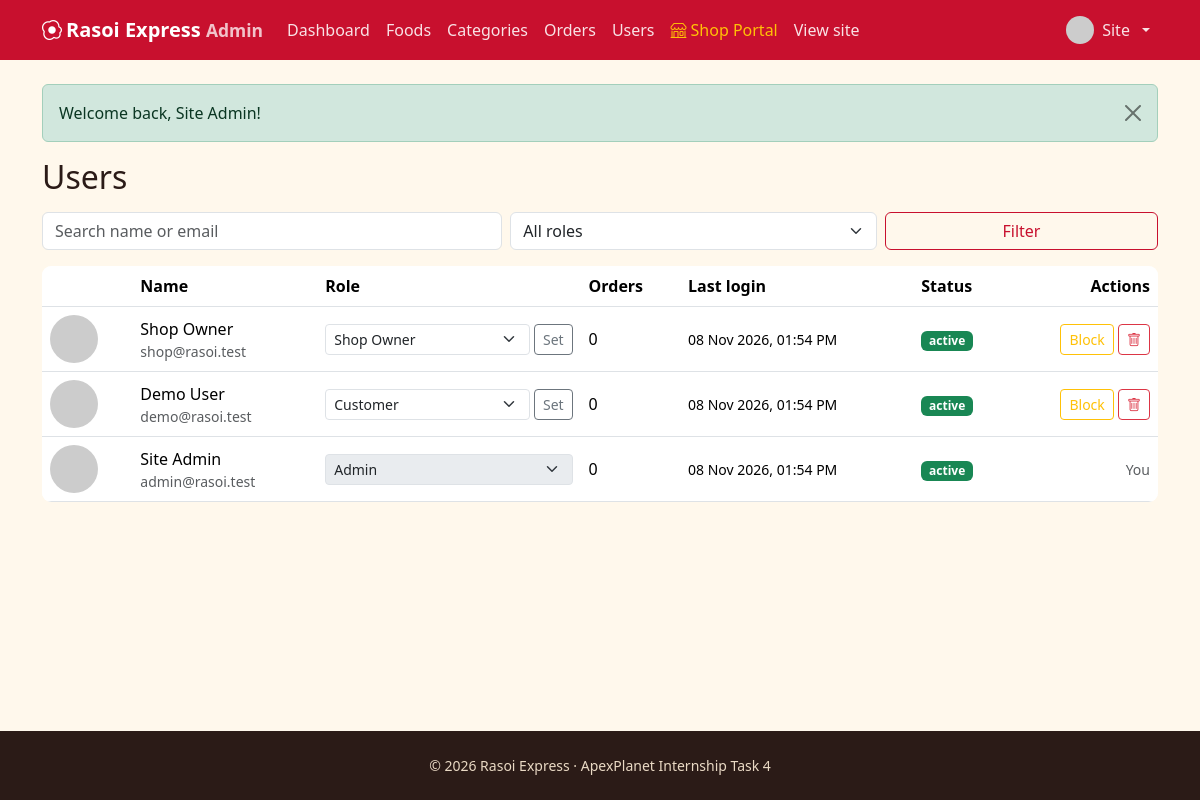
The page /admin/users.php (signed in) on the database its author committed.
### tables this page shows
CREATE TABLE users (
  id INT UNSIGNED AUTO_INCREMENT PRIMARY KEY,
  name VARCHAR(80) NOT NULL,
  email VARCHAR(120) NOT NULL UNIQUE,
  phone VARCHAR(15) DEFAULT NULL,
  address VARCHAR(255) DEFAULT NULL,
  password_hash VARCHAR(255) NOT NULL,
  role ENUM('user','admin','shop_owner') NOT NULL DEFAULT 'user',
  status ENUM('active','blocked') NOT NULL DEFAULT 'active',
  avatar VARCHAR(255) DEFAULT NULL,
  last_login_at DATETIME DEFAULT NULL,
  created_at TIMESTAMP DEFAULT CURRENT_TIMESTAMP,
  INDEX idx_users_role (role),
  INDEX idx_users_last_login (last_login_at)
);

### includes/auth.php (called while the page is built, shortened)
<?php
require_once __DIR__ . '/db.php';
function e($v): string { return htmlspecialchars((string)$v, ENT_QUOTES, 'UTF-8'); }
function url(string $p = ''): string { return BASE_URL . '/' . ltrim($p, '/'); }
function current_user(): ?array {
    static $u = false;
    if ($u === false) {
        $u = null;
        if (!empty($_SESSION['uid'])) {
            $s = db()->prepare('SELECT id,name,email,phone,address,role,status,avatar FROM users WHERE id=?');
            $s->execute([$_SESSION['uid']]);
            $u = $s->fetch() ?: null;
        }
    }
    return $u;
}
function require_login(): array {
    $u = current_user();
    return $u;
}
function require_admin(): array {
    $u = require_login();
    return $u;
}
function avatar_url(?array $u): string {
    return ($u && $u['avatar']) ? url('uploads/avatars/' . $u['avatar'])
        : 'https://ui-avatars.com/api/?background=c8102e&color=fff&name=' . urlencode($u['name'] ?? 'U');
}

### includes/db.php (called while the page is built, shortened)
<?php
function db(): PDO {
    static $pdo = null;
    if ($pdo === null) {
        try {
            $pdo = new PDO('mysql:host=' . DB_HOST . ';dbname=' . DB_NAME . ';charset=utf8mb4', DB_USER, DB_PASS, [
                PDO::ATTR_ERRMODE => PDO::ERRMODE_EXCEPTION,
                PDO::ATTR_DEFAULT_FETCH_MODE => PDO::FETCH_ASSOC,
                PDO::ATTR_EMULATE_PREPARES => false,
            ]);
        } catch (PDOException $e) {
            error_log($e->getMessage());
            http_response_code(500);
            ?>
            <!DOCTYPE html>
            <html lang="en">
            <head>
            <meta charset="UTF-8">
            <meta name="viewport" content="width=device-width, initial-scale=1">
            <title>Database Offline | Rasoi Express</title>
            <link href="https://cdn.jsdelivr.net/npm/bootstrap@5.3.3/dist/css/bootstrap.min.css" rel="stylesheet">
            <link href="https://cdn.jsdelivr.net/npm/bootstrap-icons@1.11.3/font/bootstrap-icons.min.css" rel="stylesheet">
            <style>
              body { background: #f8f9fa; font-family: system-ui, -apple-system, sans-serif; display: flex; align-items: center; justify-content: center; min-height: 100vh; padding: 20px; }
              .card { max-width: 580px; width: 100%; border: 0; box-shadow: 0 10px 30px rgba(0,0,0,0.08); border-radius: 16px; }
              .icon-box { width: 64px; height: 64px; border-radius: 50%; background: #fee2e2; color: #dc2626; display: flex; align-items: center; justify-content: center; font-size: 2rem; margin: 0 auto 1.25rem; }
            </style>
            <meta http-equiv="refresh" content="5">
            </head>
            <body>
            <div class="card p-4 p-md-5 text-center">
              <div class="icon-box"><i class="bi bi-database-gear"></i></div>
              <h3 class="fw-bold mb-2">Starting Database Server&hellip;</h3>
              <p class="text-muted mb-3">MariaDB is being launched automatically. This page will refresh in a few seconds.</p>
              <div class="d-flex justify-content-center mb-4">
                <div class="spinner-border text-danger" role="status"><span class="visually-hidden">Loading...</span></div>
              </div>
              <div class="d-grid gap-2">
                <button onclick="location.reload()" class="btn btn-danger py-2 fw-semibold"><i class="bi bi-arrow-clockwise me-1"></i> Refresh Now</button>
              </div>
              <details class="text-start mt-3 small text-muted">
                <summary class="cursor-pointer">Technical error details</summary>
                <pre class="bg-light p-2 rounded mt-2 text-danger mb-0" style="font-size: 0.78rem; overflow-x: auto;"><?= htmlspecialchars($e->getMessage(), ENT_QUOTES, 'UTF-8') ?></pre>
                <div class="mt-2">
                  <strong>Manual fix:</strong> Double-click <code>start-database.bat</code> or <code>run.bat</code> in your project folder.
                </div>
              </details>
            </div>
            </body>
            </html>
            <?php
            exit;
        }
    }
    return $pdo;
}

### admin/users.php (the view, shortened to what this page needs)
<?php
require_once __DIR__ . '/../includes/auth.php';
$admin = require_admin();
$adminArea = true; $pageTitle = 'Manage users';
$q = trim($_GET['q'] ?? ''); $role = $_GET['role'] ?? ''; $page = max(1, (int)($_GET['page'] ?? 1));
$where = ['1=1']; $args = [];
$w = implode(' AND ', $where);
$off = ($page - 1) * PER_PAGE;
$s = db()->prepare("SELECT u.*, (SELECT COUNT(*) FROM orders o WHERE o.user_id=u.id) orders FROM users u WHERE $w ORDER BY u.id DESC LIMIT " . PER_PAGE . " OFFSET $off");
$s->execute($args); $rows = $s->fetchAll();
require __DIR__ . '/../includes/header.php';
?>
<h2 class="mb-3">Users</h2>
<form class="row g-2 mb-3" method="get">
  <div class="col-md-5"><input class="form-control" type="search" name="q" placeholder="Search name or email" value="<?= e($q) ?>"></div>
  <div class="col-md-4"><select name="role" class="form-select" aria-label="Role"><option value="">All roles</option></select></div>
  <div class="col-md-3 d-grid"><button class="btn btn-outline-rx">Filter</button></div>
</form>
<div class="table-responsive"><table class="table align-middle mb-0">
  <thead><tr><th></th><th>Name</th><th>Role</th><th>Orders</th><th>Last login</th><th>Status</th><th class="text-end">Actions</th></tr></thead>
  <tbody>
  <?php foreach ($rows as $u): $self = (int)$u['id'] === (int)$admin['id']; ?>
    <tr>
      <td><img class="thumb rounded-circle" src="<?= e(avatar_url($u)) ?>" alt=""></td>
      <td><?= e($u['name']) ?><div class="small text-muted"><?= e($u['email']) ?></div></td>
      <td><form method="post" class="d-flex gap-1"><?= csrf_field() ?><input type="hidden" name="action" value="role"><input type="hidden" name="id" value="<?= $u['id'] ?>">
        <select name="role" class="form-select form-select-sm" <?= $self ? 'disabled' : '' ?> aria-label="Role"><option value="user" <?= $u['role'] === 'user' ? 'selected' : '' ?>>Customer</option><option value="shop_owner" <?= $u['role'] === 'shop_owner' ? 'selected' : '' ?>>Shop Owner</option><option value="admin" <?= $u['role'] === 'admin' ? 'selected' : '' ?>>Admin</option></select>
        <?php if (!$self): ?><button class="btn btn-sm btn-outline-secondary">Set</button><?php endif; ?></form></td>
      <td><?= (int)$u['orders'] ?></td>
      <td class="small"><?= $u['last_login_at'] ? e(date('d M Y, h:i A', strtotime($u['last_login_at']))) : '&mdash;' ?></td>
      <td><span class="badge <?= $u['status'] === 'active' ? 'bg-success' : 'bg-danger' ?>"><?= e($u['status']) ?></span></td>
      <td class="text-end text-nowrap">
        <?php if (!$self): ?>
        <form method="post" class="d-inline"><button class="btn btn-sm btn-outline-warning"><?= $u['status'] === 'active' ? 'Block' : 'Unblock' ?></button></form>
        <form method="post" class="d-inline" data-confirm="Delete <?= e($u['name']) ?> and all their orders?"><button class="btn btn-sm btn-outline-danger"><i class="bi bi-trash"></i></button></form>
        <?php else: ?><span class="small text-muted">You</span><?php endif; ?>
      </td>
    </tr>
  <?php endforeach; if (!$rows): ?><tr><td colspan="7" class="text-center text-muted py-4">No users found.</td></tr><?php endif; ?>
  </tbody>
</table></div>
<?php require __DIR__ . '/../includes/footer.php'; ?>

### includes/header.php (shortened to what this page needs)
<?php require_once __DIR__ . '/auth.php'; $me = current_user(); $isAdminArea = !empty($adminArea); $isShopArea = !empty($shopArea); ?>
<!DOCTYPE html>
<html lang="en">
<head>
<link href="https://cdn.jsdelivr.net/npm/bootstrap@5.3.3/dist/css/bootstrap.min.css" rel="stylesheet">
<link href="https://cdn.jsdelivr.net/npm/bootstrap-icons@1.11.3/font/bootstrap-icons.min.css" rel="stylesheet">
<link href="<?= url('assets/css/style.css') ?>" rel="stylesheet">
</head>
<body>
<nav class="navbar navbar-expand-lg navbar-dark rx-nav sticky-top">
  <div class="container">
    <a class="navbar-brand fw-bold" href="<?= url($isAdminArea ? 'admin/index.php' : ($isShopArea ? 'shop/index.php' : 'index.php')) ?>"><i class="bi bi-egg-fried me-1"></i><?= APP_NAME ?><?= $isAdminArea ? ' <small class="opacity-75">Admin</small>' : ($isShopArea ? ' <small class="opacity-75">Shop Portal</small>' : '') ?></a>
    <div class="collapse navbar-collapse" id="nav">
      <ul class="navbar-nav me-auto">
        <?php if ($isAdminArea): ?>
          <li class="nav-item"><a class="nav-link" href="<?= url('admin/index.php') ?>">Dashboard</a></li>
          <li class="nav-item"><a class="nav-link" href="<?= url('admin/foods.php') ?>">Foods</a></li>
          <li class="nav-item"><a class="nav-link" href="<?= url('admin/categories.php') ?>">Categories</a></li>
          <li class="nav-item"><a class="nav-link" href="<?= url('admin/orders.php') ?>">Orders</a></li>
          <li class="nav-item"><a class="nav-link" href="<?= url('admin/users.php') ?>">Users</a></li>
          <li class="nav-item"><a class="nav-link text-warning" href="<?= url('shop/index.php') ?>"><i class="bi bi-shop me-1"></i>Shop Portal</a></li>
          <li class="nav-item"><a class="nav-link" href="<?= url('index.php') ?>">View site</a></li>
        <?php endif; ?>
      </ul>
      <ul class="navbar-nav align-items-lg-center gap-lg-2">
        <?php if ($me): ?>
          <li class="nav-item dropdown">
            <a class="nav-link dropdown-toggle d-flex align-items-center gap-2" href="#" data-bs-toggle="dropdown">
              <img src="<?= e(avatar_url($me)) ?>" class="rounded-circle" width="28" height="28" alt=""><?= e(explode(' ', $me['name'])[0]) ?>
            </a>
          </li>
        <?php else: ?>
          <li class="nav-item"><a class="nav-link" href="<?= url('login.php') ?>">Log in</a></li>
          <li class="nav-item"><a class="btn btn-warning btn-sm" href="<?= url('register.php') ?>">Sign up</a></li>
        <?php endif; ?>
      </ul>
    </div>
  </div>
</nav>
<main class="container py-4 main-content flex-grow-1 d-flex flex-column">
<?php foreach (get_flash() as [$t, $m]): ?>
  <div class="alert alert-<?= e($t) ?> alert-dismissible fade show" role="alert"><?= e($m) ?><button type="button" class="btn-close" data-bs-dismiss="alert"></button></div>
<?php endforeach; ?>

### assets/css/style.css (style rules this page uses)
:root { --rx-red:#c8102e;--rx-dark:#2b1b17;--rx-gold:#f7b32b;--rx-leaf:#2f6f4e;--rx-paper:#fff8ec }
body { background:var(--rx-paper);color:var(--rx-dark);font-family:'Segoe UI',system-ui,-apple-system,sans-serif;min-height:100vh;display:flex;flex-direction:column }
main.main-content { flex:1 0 auto }
.rx-nav { background:var(--rx-red) }
.rx-nav .nav-link { color:rgba(255,255,255,.88) }
.btn-outline-rx { border-color:var(--rx-red);color:var(--rx-red) }
.thumb { width:48px;height:48px;object-fit:cover;border-radius:.4rem;cursor:zoom-in;transition:transform .2s ease }
.table-responsive { border-radius:.6rem;background:#fff }

### rows shown on the page
users: name "Site", name "Site Admin", email "admin@rasoi.test", role "Admin", orders "0", last_login_at "08 Nov 2026, 01:54 PM", status "active", shows "You"
users: name "Shop Owner", email "shop@rasoi.test", role "Shop Owner", shows "Set", orders "0", last_login_at "08 Nov 2026, 01:54 PM", status "active", shows "Block"
users: name "Demo User", email "demo@rasoi.test", role "Customer", shows "Set", orders "0", last_login_at "08 Nov 2026, 01:54 PM", status "active", shows "Block"

### other values the page prints
APP_NAME "Rasoi Express"
$m "Welcome back, Site Admin!"
